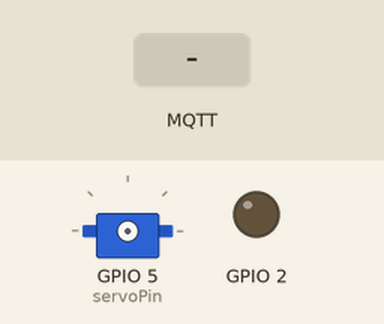
Simulated run of this sketch. Board: ESP8266 (NodeMCU). Shown: servo, output pins drawn as LEDs (lit = HIGH). The inputs (shaded band) are chosen by the test bench. WiFi joins after 1.5 s; servers stay silent unless stated; random numbers use the default seed unless the sketch sets one; no MQTT or app messages arrive unless stated; what the sketch prints to the serial monitor is not drawn.

Above: at 2.7 s.
2.8 s: MQTT message "spc24" arrives on the first subscribed topic
At 5.5 s:
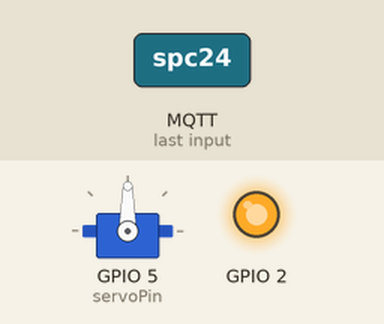
5.8 s: MQTT message "1" arrives on the first subscribed topic
At 6.6 s:
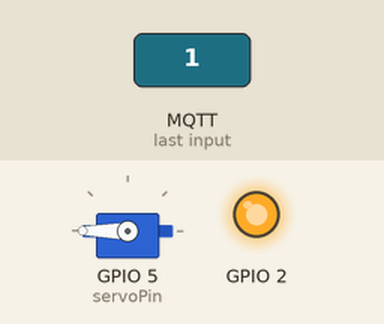
8.8 s: MQTT message "0" arrives on the first subscribed topic
At 10.0 s:
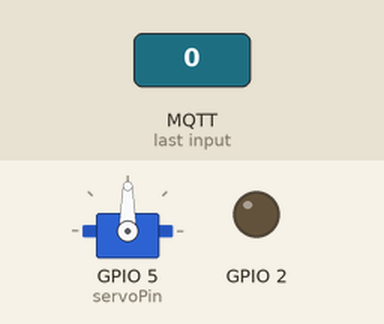
Timing chart, 0 to 11.8 s (numbered marks = the images above; inputs shaded):
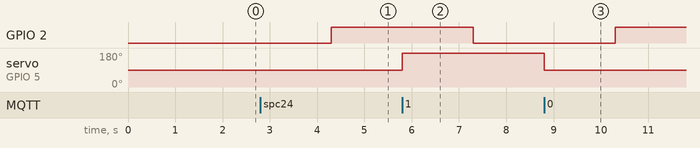

The sketch:

mqtt_esp8266_servo.ino
```cpp
/*
 Basic ESP8266 MQTT example

 This sketch demonstrates the capabilities of the pubsub library in combination
 with the ESP8266 board/library.

 It connects to an MQTT server then:
  - publishes "hello world" to the topic "outTopic" every two seconds
  - subscribes to the topic "inTopic", printing out any messages
    it receives. NB - it assumes the received payloads are strings not binary
  - If the first character of the topic "inTopic" is an 1, switch ON the ESP Led,
    else switch it off

 It will reconnect to the server if the connection is lost using a blocking
 reconnect function. See the 'mqtt_reconnect_nonblocking' example for how to
 achieve the same result without blocking the main loop.

 To install the ESP8266 board, (using Arduino 1.6.4+):
  - Add the following 3rd party board manager under "File -> Preferences -> Additional Boards Manager URLs":
       http://arduino.esp8266.com/stable/package_esp8266com_index.json
  - Open the "Tools -> Board -> Board Manager" and click install for the ESP8266"
  - Select your ESP8266 in "Tools -> Board"

*/

#include <ESP8266WiFi.h>
#include <PubSubClient.h>
#include <Servo.h>

// Update these with values suitable for your network.

//const char* ssid = "Buffalo-G-8A04";
//const char* password = "6rwt8p7sn4pmv";
//const char* ssid = "spc24";
//const char* password = "mokemoke";
const char* ssid = "WHR-HP-G";
const char* password = "";
const char* mqtt_server = "192.168.11.30";

WiFiClient espClient;
PubSubClient client(espClient);

Servo servo1;

char outTopic[50] = "kagi/kagi1_out"; //出力するTopic名
char inTopic[50] = "kagi/kagi1_in"; //待機するTopi名
char statusTopic[50] = "kagi/kagi1_status"; //ステータスを出力するTopic名

long lastMsg = 0;
char msg[50];
float val = 0;
char strVal[10];

int servoPin = 5;
int servoVal;

void setup_wifi() {

  delay(10);
  // We start by connecting to a WiFi network
  Serial.println();
  Serial.print("Connecting to ");
  Serial.println(ssid);

  WiFi.begin(ssid, password);

  while (WiFi.status() != WL_CONNECTED) {
    delay(500);
    Serial.print(".");
  }

  randomSeed(micros());

  Serial.println("");
  Serial.println("WiFi connected");
  Serial.println("IP address: ");
  Serial.println(WiFi.localIP());
}


void servo(int angle) {
  servo1.attach(servoPin); //サーボpin指定

  servo1.write(angle); //angleの角度にサーボを回す。
  delay(1500);

  servo1.detach();
}

void callback(char* topic, byte* payload, unsigned int length) {
  Serial.print("Message arrived [");
  Serial.print(inTopic);
  Serial.print("] ");
  for (int i = 0; i < length; i++) {
    Serial.print((char)payload[i]);
  }
  Serial.println();

  // 受付トピックの動作
  if ((char)payload[0] == '1') {
    servo(180);
    digitalWrite(BUILTIN_LED, LOW); //LED on

  } else {
    servo(90);
    digitalWrite(BUILTIN_LED, HIGH); //LED off

  }

}

void reconnect() {
  // Loop until we're reconnected
  while (!client.connected()) {
    Serial.print("Attempting MQTT connection...");
    // Create a random client ID
    String clientId = "ESP8266Client-";
    clientId += String(random(0xffff), HEX);
    // Attempt to connect
    if (client.connect(clientId.c_str())) {
      Serial.println("connected");
      // Once connected, publish an announcement...
      client.publish(statusTopic, "reconnected");
      // ... and resubscribe
      client.subscribe(inTopic);
    } else {
      Serial.print("failed, rc=");
      Serial.print(client.state());
      Serial.println(" try again in 5 seconds");
      // Wait 5 seconds before retrying
      delay(5000);
    }
  }
}


void setup() {
  pinMode(BUILTIN_LED, OUTPUT);     // Initialize the BUILTIN_LED pin as an output
  Serial.begin(115200);
  setup_wifi();
  client.setServer(mqtt_server, 1883);
  client.setCallback(callback);
}

void loop() {

  if (!client.connected()) {
    reconnect();
  }
  client.loop();

  //電池電圧送信
  long now = millis();
  if (now - lastMsg > 60000) { //一分間に一度
    lastMsg = now;
    val = analogRead(A0) * 6 /1024.0; //6vを3.3Vに分圧した値を正規の値に戻す
    sprintf(msg, "VCC = %sV", dtostrf(val, 4, 2, strVal));
    Serial.println(msg);
    sprintf(msg, "%s", dtostrf(val, 4, 2, strVal));
    client.publish(statusTopic, msg);
  }

}
```

Measured:
- after the input at 2.8 s, GPIO 2: LOW → HIGH after 1.5 s
- after the input at 5.8 s, GPIO 2: HIGH → LOW after 1.5 s; servo on GPIO 5 (servoPin): 90° → 180° at once
- after the input at 8.8 s, GPIO 2: LOW → HIGH after 1.5 s; servo on GPIO 5 (servoPin): 180° → 90° at once
